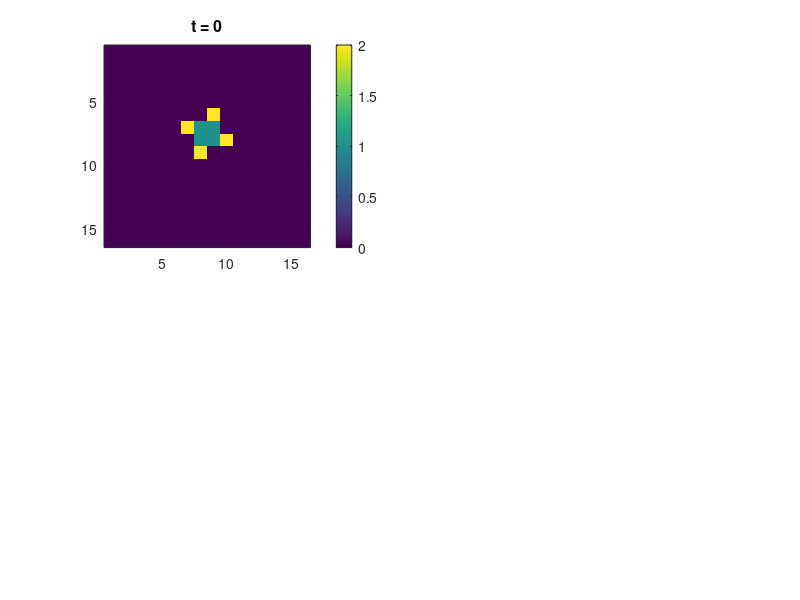

Write MATLAB code to recreate this figure. (Note: this script raises an error after producing the figure.)
close all
clear all

N = 16;


%Initialize the matrix and randomly set the value to 0 (ready), 1(firing)
%or 2(resting).

Pread = 0.3;    %Probability of being in firing state

B_ar = zeros(N,N);
B_temp = zeros(N,N);
% for i = 1:1:N
%     for j = 1:1:N
%         z = randi(10);
%         if (z > 7)
%             B_ar(i,j) = 1;
%         else
%             B_ar(i,j) = 0;
%         end
%     end
% end
B_ar(7,8) = 1;
B_ar(7,9) = 1;
B_ar(8,8) = 1;
B_ar(8,9) = 1;


B_ar(6,9) = 2;
B_ar(7,7) = 2;
B_ar(8,10) = 2;
B_ar(9,8) = 2;

subplot(2,2,1);
imagesc(B_ar);
title(['\fontsize{16}t = 0']);
caxis([0 2]);
colorbar;
drawnow;
hold on;

%At each timestep, check the neighbours and determine a new state
%for each state
r = 1;
for t = 1:1000
    r = r+1;
    for i = 1:1:N
        for j = 1:1:N
            B_temp(i,j) = newState(B_ar, i, j);
        end
    end
    B_ar = B_temp;
        k = waitforbuttonpress;
        if k == 1
            error('Stopped');
        end
        if (t == 4)
            subplot(2,2, r)
        else
            subplot(2,2,r);
        end
        imagesc(B_ar);
                title(['\fontsize{16}t = ', num2str(t)]);

drawnow;
hold on;
        caxis([0 2]);
        colorbar;

    
    
end
